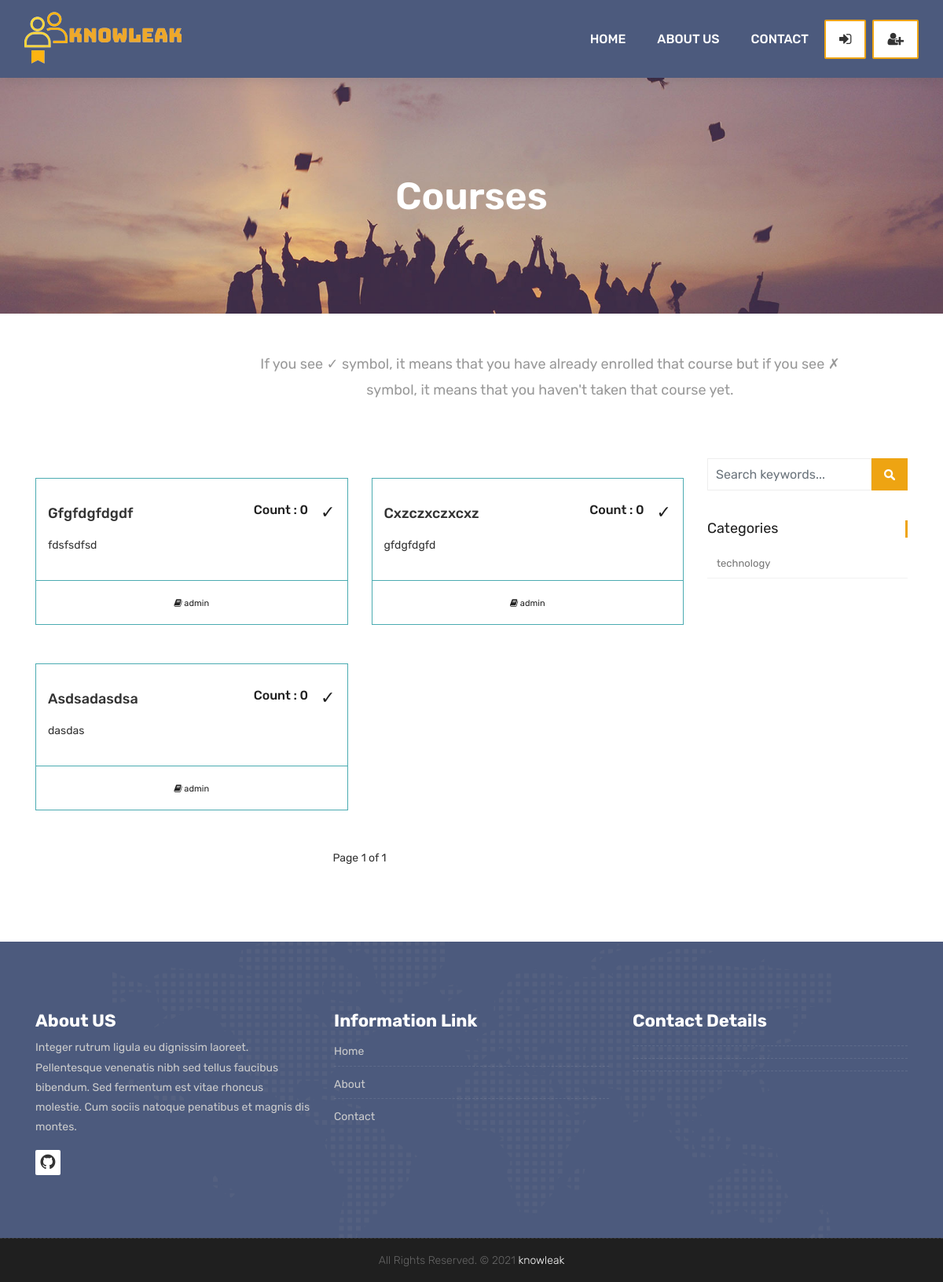
Page /courses/ on the earlier database version.
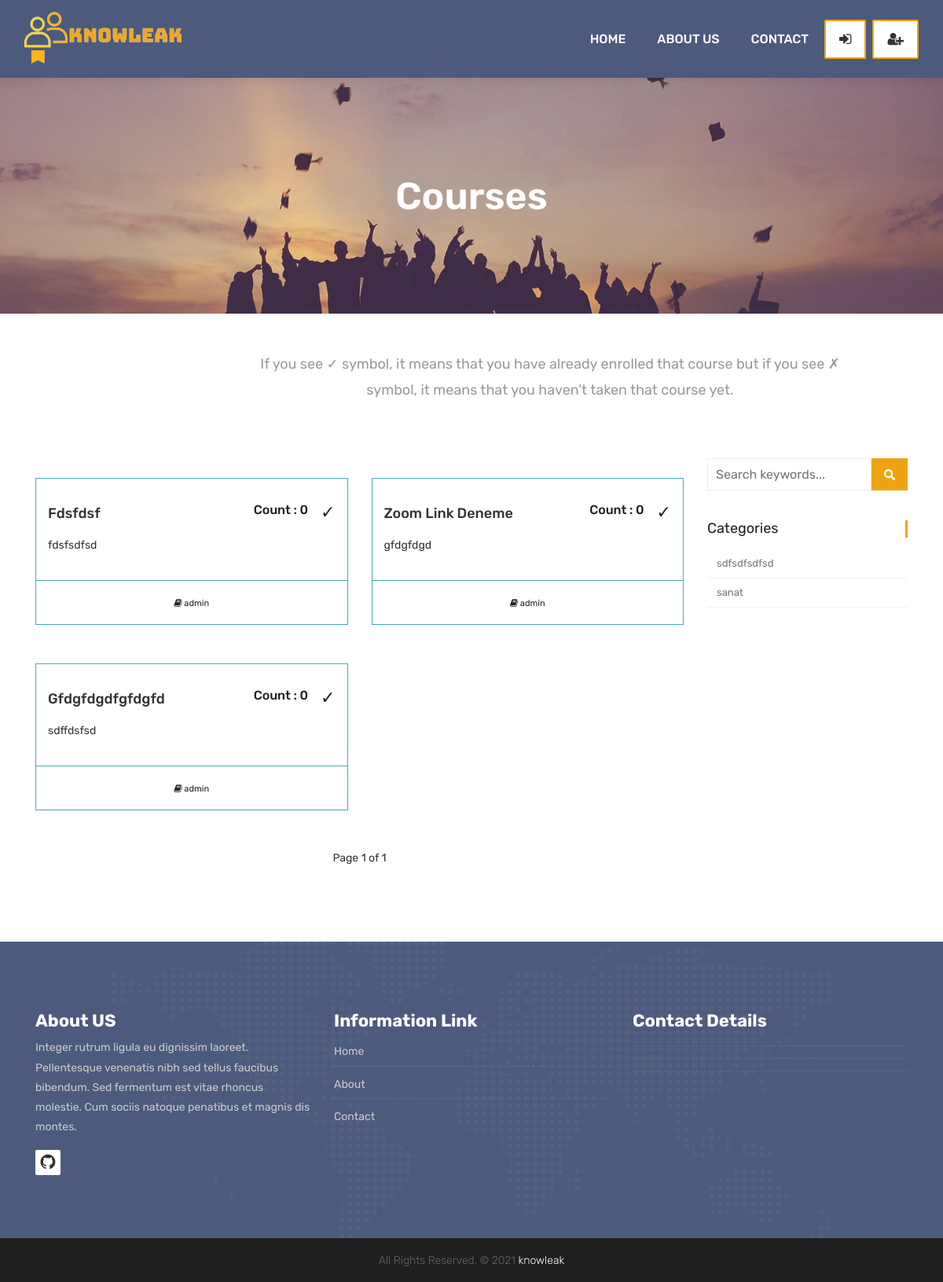
Same page on the later database version.
### courses/models.py (models this page shows, shortened)
class Course(models.Model):
    teacher = models.ForeignKey(User, null=False, on_delete=models.CASCADE)
    name = models.CharField(max_length=25, unique=True)
    category = models.ForeignKey(Category, null=True, on_delete=models.DO_NOTHING)
    students = models.ManyToManyField(User, blank=True, related_name='courses_joined')
    description = models.TextField(blank=True, null=True)
    image = models.ImageField(blank=True, upload_to="courses", default="courses/default_course_image.jpg")
    token = models.IntegerField()
    zoom_link=models.TextField(null=True)
    zoom_password=models.TextField(null=True)
    available = models.BooleanField(default=True)

class Category(models.Model):
    name = models.CharField(max_length=50, null=True)
    slug = models.SlugField(max_length=50, unique=True, null=True)

### accounts/models.py (models this page shows)
class User(AbstractBaseUser,PermissionsMixin):
    first_name = models.CharField(max_length=150, blank=True)
    last_name = models.CharField(max_length=150, blank=True)
    username = models.CharField(max_length=150, unique=True)
    password = models.CharField(max_length=150)
    email = models.EmailField(_('email address'), unique=True)
    start_date = models.DateTimeField(default=timezone.now)
    token = models.IntegerField(default=0)
    is_staff = models.BooleanField(default=False)
    is_active = models.BooleanField(default=True)
    is_superuser = models.BooleanField(default=False)
    is_teacher = models.BooleanField(default=False)
    objects = CustomAccountManager()
    USERNAME_FIELD = 'username'
    REQUIRED_FIELDS = ['email', 'first_name', 'last_name']
    def __str__(self):
        return self.username

### courses/views.py (the view)
# urls.py: path('', views.course_list, name="courses"),
def course_list(request, category_name=None):
    category_page = None
    categories = Category.objects.all()
    current_user = request.user
    if category_name != None:
        category_page = get_object_or_404(Category, slug=category_name)
        courses = Course.objects.filter(available=True, category= category_page)
    else:
        courses = Course.objects.all()
    page = request.GET.get('page', 1)
    paginator = Paginator(courses, 4)
    try:
        courses = paginator.page(page)
    except PageNotAnInteger:
        courses = paginator.page(1)
    except EmptyPage:
        courses = paginator.page(paginator.num_pages)
    if current_user.is_authenticated:
        enrolled_courses = current_user.courses_joined.all()
    else:
        enrolled_courses = courses
    context = {
        'courses': courses,
        'enrolled_courses': enrolled_courses,
        'user' : current_user,
        'categories': categories,
    }
    return render(request, 'courses.html', context)

### templates/courses.html (shortened to what this page needs)
{% extends 'partials/_base.html' %}
{% load static %}
{% block content %}
	<div class="all-title-box">
		<div class="container text-center">
			<h1>Courses</span></h1>
		</div>
	</div>
	<div class="section-title text-center mt-5 mb-0">
		<div class="col-md-8 offset-md-3 ">
			<p>If you see ✓ symbol, it means that you have already enrolled that course but if you see ✗ symbol, it means that you haven't taken that course yet. </p>
		</div>
	</div>
    <div id="overviews" class="section wb">
        <div class="container">
            <div class="row">
                <div class="col-lg-9 blog-post-single">
                    <div class="row">
						{% for course in courses %}
                        <div class="col-lg-6 col-md-6 col-12 mb-4">
                            <div class="course-item">
                                <div class="image-blog">
                                </div>
                                <div class="course-br">
                                    <div class="course-title">
                                        <h2>
											<div>
												<a href="{% url 'course_detail' course.id %}" title="">{{course.name}}</a>
												<div style="float: right; display: flex;">
													<div class="mr-3 h6">Count : {{course.students.count}}</div>
													{% if course in enrolled_courses %}
														<span class="is_enrolled">✓</span>
													{% else %}
														<span class="is_enrolled">✗</span>
													{% endif %}
												</div>
											</div>
										</h2>
                                    </div>
                                    <div class="course-desc">
                                        <p>{{course.description }}</p>
                                    </div>
                                </div>
                                <div class="course-meta-bot">
                                    <ul>
                                        <li><i class="fa fa-book" aria-hidden="true"></i> {{course.teacher}}</li>
                                    </ul>
                                </div>
                            </div>
                        </div>
						{% endfor %}
                    </div>
					<div class="container p-4 " >
						<div class="text-center">
							<span class="current">
								Page {{ courses.number }} of {{ courses.paginator.num_pages }}
							</span>
						</div>
						</div>
                </div>
				<div class="col-lg-3 col-12 right-single">
					<div class="widget-search">
						<div class="site-search-area">
							<form method="get" id="site-searchform" action="{% url 'search' %}">
								<div>
									<input class="input-text form-control" name="search" placeholder="Search keywords..." type="text">
									<input id="searchsubmit" value="Search" type="submit">
								</div>
							</form>
						</div>
					</div>
					<div class="widget-categories">
						<h3 class="widget-title">Categories</h3>
						<ul>
							{% for category in categories %}
								<li><a href="{% url 'courses_by_category' category.slug %}">{{category.name}}</a></li>
							{% endfor %}
						</ul>
					</div>
				</div>
            </div>
        </div>
    </div>
	{% endblock %}

Differences in the rows shown:
removed Course: name "Asdsadasdsa", students.count "0", description "dasdas", teacher "admin"
removed Category: name "technology"
changed Course "fdsfsdfsd": name "Gfgfdgfdgdf" → "Fdsfdsf"
changed Course: name "Cxzczxczxcxz" → "Zoom Link Deneme"; description "gfdgfdgfd" → "gfdgfdgd"
added Course: name "Gfdgfdgdfgfdgfd", students.count "0", description "sdffdsfsd", teacher "admin"
added Category: name "sdfsdfsdfsd"
added Category: name "sanat"
